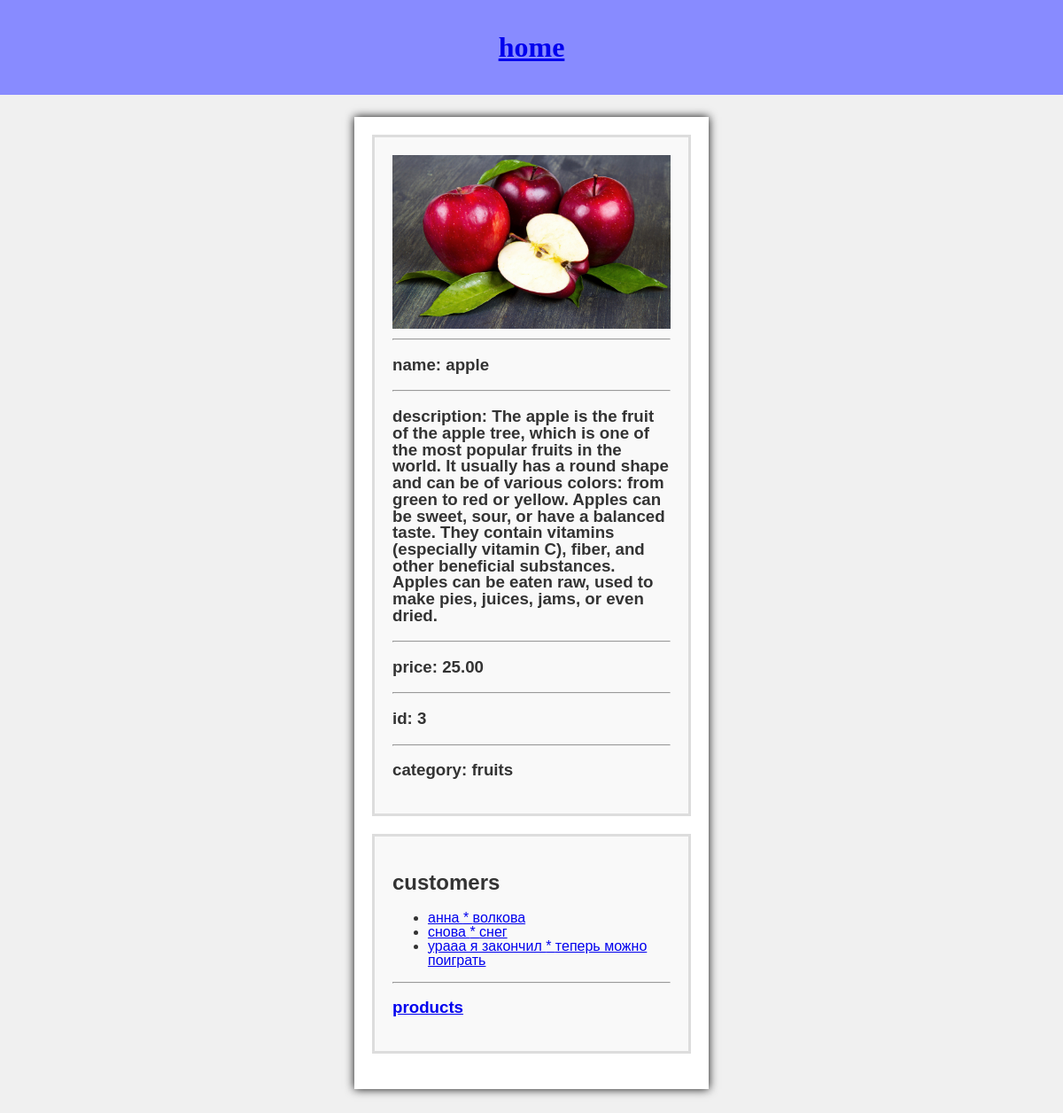
Screenshot of /detail/3/ with the database file from the repository.
### app/models.py (models this page shows, shortened)
class Product(models.Model):
    name = models.CharField(max_length=200)
    description = models.TextField(null=True, blank=True)
    price = models.DecimalField(max_digits=10, decimal_places=2)
    category = models.ForeignKey(Category, related_name='products', on_delete=models.CASCADE)
    image = models.ImageField(upload_to='app')

class Category(models.Model):
    name = models.CharField(max_length=100, unique=True)
    description = models.TextField(null=True, blank=True)
    image = models.ImageField(upload_to='app')
    def __str__(self):
        return self.name

class Customer(models.Model):
    first_name = models.CharField(max_length=100)
    last_name = models.CharField(max_length=100)
    email = models.EmailField(unique=True)
    products = models.ManyToManyField(Product, related_name='customers')

### app/views.py (the view)
# urls.py: path('detail/<int:pk>/', views.product_detail, name='product_detail'),
def product_detail(request, pk):
    product = get_object_or_404(Product, pk=pk)
    return render(request, 'app/product_detail.html', {'product': product})

### app/templates/app/product_detail.html (shortened to what this page needs)
<!DOCTYPE html>
<html lang="en">
<head>
</head>
<body>
    <header>
        <pre style="font-size:100%; font-family:verdana;"><a href="http://127.0.0.1:8000/"><h1>home</h1></a></pre>
    </header>
    <br>
    <div class="container">
        <div class="portfolio-item">
                    <div class="col-md-8">
        <img src="{{ product.image.url }}" alt="" height="35%" width="100%">
    </div>
            <hr>
<h3>name: {{ product.name }}</h3>
            <hr>
<h3>description: {{ product.description }}</h3>
            <hr>
<h3>price: {{ product.price }}</h3>
            <hr>
<h3>id: {{ product.pk }}</h3>
            <hr>
<h3>category: {{ product.category }}</h3>
        </div>
        <div class="portfolio-item">
                        <h2>customers</h2>
    <ul>
    {% for customer in product.customers.all %}
                <li>
    <a href="{% url 'customer_detail' customer.pk %}">{{ customer.first_name }} * {{ customer.last_name }}</a>
            </li>
    {% endfor %}
    </ul>
            <hr>
                <a href="{% url 'product_list' %}"><h3>products</h3></a>
    </div>
</div>
<br>
<br>
</body>

### app/templates/app/product_detail.html (style rules this page uses)
body { font-family: Arial, sans-serif; line-height: 1; margin: 0; padding: 0; background-color: #f0f0f0; color: #333; }
header { background-color: #888bff; color: #fff; text-align: center; padding: 1rem 0; margin-bottom: 9.2px; }
.container { width: 30%; max-width: 550px; margin: 0 auto; padding: 20px; background-color: #fff; box-shadow: 0 0 10px rgba(10,10,10,10.1); }
.portfolio-item { margin-bottom: 20px; padding: 20px; background-color: #f9f9f9; border: 3px solid #ddd; }

### rows the page displays
Product: image (picture), name "apple", description "The apple is the fruit of the apple tree, which is one of the most popular fruits in the world. It usually has a round shape and can be of various colors: from green to red or yellow. Apples can be sweet, sour, or have a balanced taste. They contain vitamins (especially vitamin C), fiber, and other beneficial substances. Apples can be eaten raw, used to make pies, juices, jams, or even dried.", price "25.00", pk "3", category "fruits"
Customer: first_name "анна", last_name "волкова"
Customer: first_name "снова", last_name "снег"
Customer: first_name "урааа я закончил", last_name "теперь можно поиграть"
